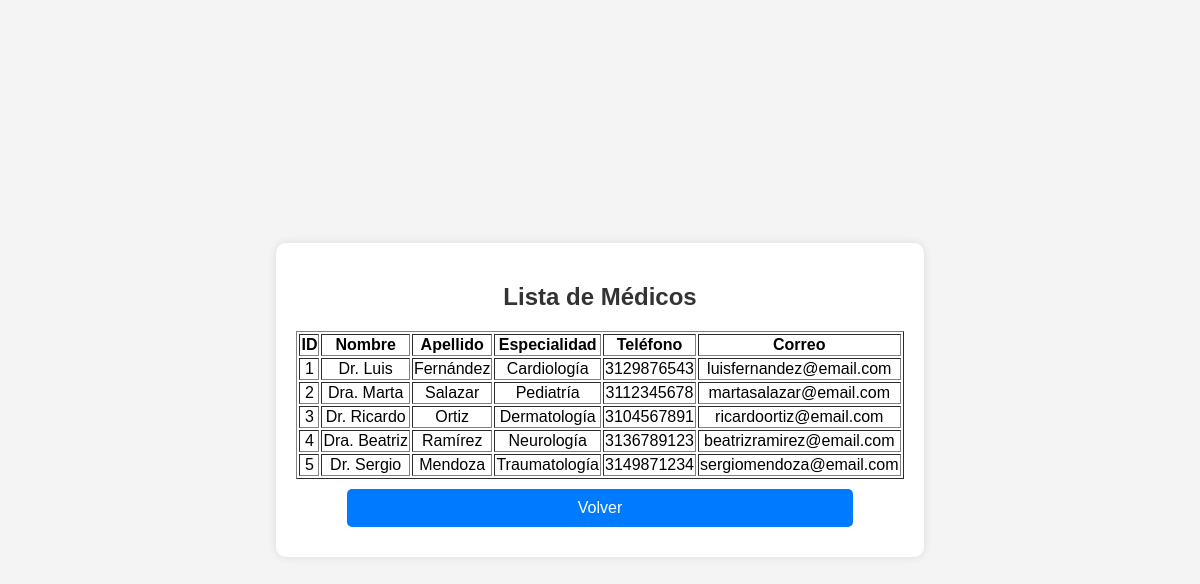
The page /listar_medicos.php on the database its author committed.
### tables this page shows
CREATE TABLE `medicos` (
  `id_medico` int(11) NOT NULL,
  `nombre` varchar(50) NOT NULL,
  `apellido` varchar(50) NOT NULL,
  `especialidad` varchar(50) NOT NULL,
  `telefono` varchar(20) DEFAULT NULL,
  `correo` varchar(100) DEFAULT NULL,
  `contrasena` varchar(255) NOT NULL,
  `contraseña` varchar(255) NOT NULL
);

### listar_medicos.php (the view, shortened to what this page needs)
<?php
include 'conexion.php';
$resultado = $conn->query("CALL ListarMedicos()");
$medicos = [];
if ($resultado) {
    while ($fila = $resultado->fetch_assoc()) {
        $medicos[] = $fila;
    }
}
?>
<!DOCTYPE html>
<html lang="es">
<head>
    <link rel="stylesheet" href="style.css">
</head>
<body>
    <div class="container">
        <h2>Lista de Médicos</h2>
        <?php if (empty($medicos)): ?>
            <p>No hay médicos registrados.</p>
        <?php else: ?>
            <table border="1">
                <tr>
                    <th>ID</th>
                    <th>Nombre</th>
                    <th>Apellido</th>
                    <th>Especialidad</th>
                    <th>Teléfono</th>
                    <th>Correo</th>
                </tr>
                <?php foreach ($medicos as $medico): ?>
                    <tr>
                        <td><?php echo $medico['id_medico']; ?></td>
                        <td><?php echo $medico['nombre']; ?></td>
                        <td><?php echo $medico['apellido']; ?></td>
                        <td><?php echo $medico['especialidad']; ?></td>
                        <td><?php echo $medico['telefono']; ?></td>
                        <td><?php echo $medico['correo']; ?></td>
                    </tr>
                <?php endforeach; ?>
            </table>
        <?php endif; ?>
        <a href="index.php" class="btn">Volver</a>
    </div>
</body>
</html>

### style.css (style rules this page uses)
body { font-family: Arial, sans-serif; background-color: #f4f4f4; margin: 0; padding: 0; display: flex; flex-direction: column; align-items: center; justify-content: center; height: 100vh; }
.container { background: white; padding: 20px; border-radius: 10px; box-shadow: 0 0 10px rgba(0, 0, 0, 0.1); text-align: center; }
h2 { color: #333; }
.btn { display: block; width: 80%; margin: 10px auto; padding: 10px; background: #007BFF; color: white; text-decoration: none; border-radius: 5px; transition: 0.3s; }

### rows shown on the page
medicos: id_medico "1", nombre "Dr. Luis", apellido "Fernández", especialidad "Cardiología", telefono "3129876543", correo "luisfernandez@email.com"
medicos: id_medico "2", nombre "Dra. Marta", apellido "Salazar", especialidad "Pediatría", telefono "3112345678", correo "martasalazar@email.com"
medicos: id_medico "3", nombre "Dr. Ricardo", apellido "Ortiz", especialidad "Dermatología", telefono "3104567891", correo "ricardoortiz@email.com"
medicos: id_medico "4", nombre "Dra. Beatriz", apellido "Ramírez", especialidad "Neurología", telefono "3136789123", correo "beatrizramirez@email.com"
medicos: id_medico "5", nombre "Dr. Sergio", apellido "Mendoza", especialidad "Traumatología", telefono "3149871234", correo "sergiomendoza@email.com"
